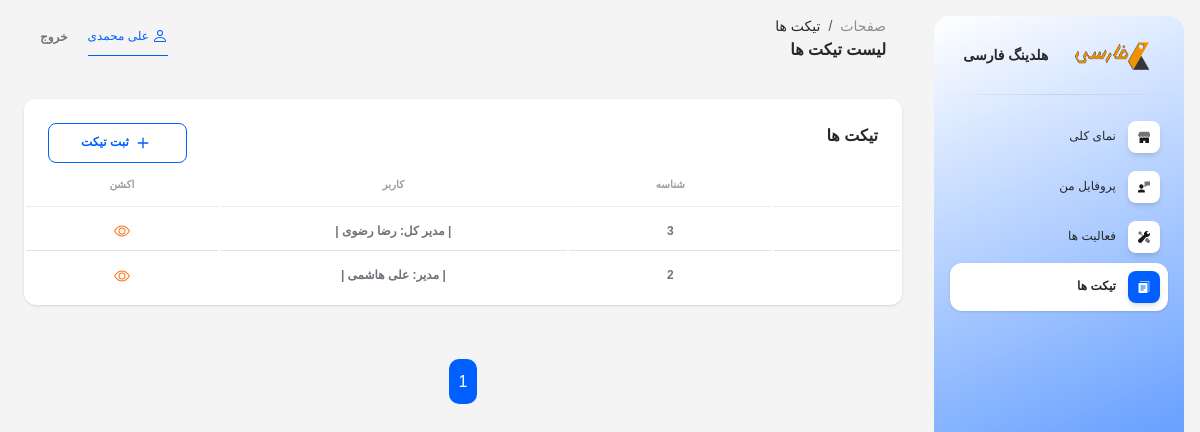
The app's page /employee/tickets/ (signed in) with its own data.
### app/models.py (models this page shows)
class CustomUser(AbstractUser):
    USER_TYPE_CHOICES = (
        ('1', 'مدیر کل'),
        ('2', 'مدیر'),
        ('3', 'کارمند'),
    )
    user_type = models.CharField(verbose_name='سطح کاربر', max_length=10, choices=USER_TYPE_CHOICES, default='1')
    manager = models.ForeignKey(
        'self',
        on_delete=models.SET_NULL,
        null=True,
        blank=True,
        related_name='manager_employees',
        limit_choices_to={'user_type': '2'},
        verbose_name='مدیر'
    )
    class Meta:
        verbose_name = 'کاربر'
        verbose_name_plural = 'کاربران'
    def __str__(self):
        return f'{self.get_user_type_display()}: {self.get_full_name()}'

class Conversation(models.Model):
    users = models.ManyToManyField(CustomUser, related_name='users_conversations', verbose_name='کاربران تیکت')
    class Meta:
        verbose_name = 'تیکت'
        verbose_name_plural = 'تیکت ها'

### app/views.py (the view)
# urls.py: path('employee/tickets/', views.EmployeeTicketListView.as_view(), name='employee_tickets'),
class EmployeeTicketListView(LoginRequiredMixin, mixins.RoleRequiredMixin, ListView):
    allowed_roles = ['3']
    model = models.Conversation
    template_name = 'employee/tickets.html'
    context_object_name = 'tickets'
    paginate_by = 100
    ordering = '-id'
    def get_queryset(self):
        return super().get_queryset().filter(users=self.request.user)
    def get_context_data(self, **kwargs):
        context = super().get_context_data(**kwargs)
        current_user = self.request.user
        unseen_counts = {}
        for conversation in context['tickets']:
            unseen_count = conversation.conversation_messages.filter(
                seen=False
            ).exclude(user=current_user).count()
            unseen_counts[conversation.id] = unseen_count
        context['unseen_counts'] = unseen_counts
        return context

### app/mixins.py (called while the page is built)
    def dispatch(self, request, *args, **kwargs):
        if not request.user.is_authenticated:
            raise PermissionDenied("ابتدا باید وارد شوید.")
        if str(request.user.user_type) not in self.allowed_roles:
            raise PermissionDenied("شما دسترسی لازم را ندارید.")
        return super().dispatch(request, *args, **kwargs)

### app/templatetags/custom_tags.py (called while the page is built)
@register.filter
def get_item(dictionary, key):
    return dictionary.get(key)

### app/views.py (called while the page is built)
def custom_context(request):
    if request.user.is_authenticated:
        not_seen_messages = models.Message.objects.filter(conversation__users=request.user, seen=False).exclude(user=request.user)
        return {
            'not_seen_messages_count': not_seen_messages.count(),
        }
    else:
        return {
            'not_login': True,
        }

### templates/employee/tickets.html (shortened to what this page needs)
{% extends 'base_employee_dashboard.html' %}
{% load static %}
{% block page1 %}
تیکت ها
{% endblock %}
{% block page2 %}
لیست تیکت ها
{% endblock %}
{% block content %}
<div class="col-12">
    {% include "includes/tables/employee/ticket_table.html" with title="تیکت ها" %}
</div>
<div class="col-12">
    {% include "includes/paginations/pagination.html" %}
</div>
{% endblock %}

### templates/base_employee_dashboard.html (shortened to what this page needs)
{% load static %}
<!DOCTYPE html>
<html lang="fa" dir="rtl">
<head>
    <link type="text/css" rel="stylesheet" href="{% static 'css/jalalidatepicker.min.css' %}" />
    <link id="pagestyle" href="{% static 'css/soft-ui-dashboard.css' %}" rel="stylesheet" />
</head>
<body class="g-sidenav-show rtl bg-gray-100">
    <aside
        class="sidenav navbar navbar-vertical navbar-expand-xs border-0 border-radius-xl my-3 fixed-end me-3 rotate-caret"
        id="sidenav-main" style="background: #FFFFFF;
background: linear-gradient(157deg, rgba(255, 255, 255, 1) 0%, #0060ff 100%);">
        <div class="sidenav-header">
            <div class="navbar-brand m-0" target="_blank">
                <img src="{% static 'img/logo.png' %}" class="navbar-brand-img h-100" alt="main_logo">
                <span class="me-1 font-weight-bold">هلدینگ فارسی</span>
            </div>
        </div>
        <hr class="horizontal dark mt-0">
        <div class="collapse navbar-collapse px-0 w-auto " id="sidenav-collapse-main">
            <ul class="navbar-nav">
                <li class="nav-item">
                    <a class="nav-link {% if '/dashboard/' in request.path %} active {% endif %}"
                        href="{% url 'employee_dashboard' %}">
                        <div
                            class="icon icon-shape icon-sm shadow border-radius-md bg-white text-center ms-2 d-flex align-items-center justify-content-center">
                        </div>
                        <span class="nav-link-text me-1">نمای کلی</span>
                    </a>
                </li>
                <li class="nav-item">
                    <a class="nav-link {% if '/profiles/' in request.path %} active {% endif %}"
                        {% if request.user.user_profile %}
                        href="{% url 'employee_profile' request.user.user_profile.id %}"
                        {% else %}
                        href="{% url 'employee_add_profile' %}"
                        {% endif %}>
                        <div
                            class="icon icon-shape icon-sm shadow border-radius-md bg-white text-center ms-2 d-flex align-items-center justify-content-center">
                        </div>
                        <span class="nav-link-text me-1">پروفایل من</span>
                    </a>
                </li>
                {% if request.user.user_profile.status == '2' %}
                <li class="nav-item">
                    <a class="nav-link {% if '/activities/' in request.path %} active {% endif %}" href="{% url 'employee_activities' %}">
                        <div
                            class="icon icon-shape icon-sm shadow border-radius-md bg-white text-center ms-2 d-flex align-items-center justify-content-center">
                        </div>
                        <span class="nav-link-text me-1">فعالیت ها</span>
                    </a>
                </li>
                <li class="nav-item">
                    <a class="nav-link {% if '/tickets/' in request.path %} active {% endif %}" href="{% url 'employee_tickets' %}">
                        <div
                            class="icon icon-shape icon-sm shadow border-radius-md bg-white text-center ms-2 d-flex align-items-center justify-content-center">
                        </div>
                        <span class="nav-link-text me-1">تیکت ها</span>
                    </a>
                </li>
                {% endif %}
            </ul>
        </div>
    </aside>
    <main class="main-content position-relative max-height-vh-100 h-100 border-radius-lg overflow-x-hidden">
        <nav class="navbar navbar-main navbar-expand-lg px-0 mx-4 shadow-none border-radius-xl" id="navbarBlur"
            navbar-scroll="true">
            <div class="container-fluid py-1 px-3">
                <nav aria-label="breadcrumb">
                    <ol class="breadcrumb bg-transparent mb-0 pb-0 pt-1 px-0 ">
                        <li class="breadcrumb-item text-sm ps-2"><a class="opacity-5 text-dark"
                                href="javascript:;">صفحات</a></li>
                        <li class="breadcrumb-item text-sm text-dark active" aria-current="page">
                            {% block page1 %} {% endblock %}
                        </li>
                    </ol>
                    <h6 class="font-weight-bolder mb-0">{% block page2 %} {% endblock %}</h6>
                </nav>
                <div class="collapse navbar-collapse mt-sm-0 mt-2 px-0" id="navbar">
                    <ul class="navbar-nav me-auto ms-0 justify-content-end">
                        <div
                            style="border: none; outline: none; margin-left: 20px; border-bottom: 1px solid #0060ff; color: #0060ff; padding: 8px 0; font-size: 0.75rem; font-weight: 500;">
                            {% if user.get_full_name %}
                            {{ user.get_full_name }}
                            {% else %}
                            {{ user.username }}
                            {% endif %}
                        </div>
                        <li class="nav-item d-flex align-items-center">
                            <form action="{% url 'logout' %}" method="post">
                                <button type="submit" class="nav-link text-body font-weight-bold px-0">خروج</button>
                            </form>
                        </li>
                    </ul>
                </div>
            </div>
        </nav>
        <div class="container-fluid py-4">
            {% block content %}
            {% endblock %}
        </div>
    </main>
</body>
</html>

### templates/includes/tables/employee/ticket_table.html (shortened to what this page needs)
{% load custom_tags %}
<div class="card mb-4">
    <div class="card-header pb-0" style="display: flex; justify-content: space-between;">
        <h6>{{ title }}</h6>
        {% if no_add != 'true' %}
        <button
            style="background-color: #fff; border: 1px solid #0060ff; border-radius: 0.5rem; color: #0060ff; padding: 8px 32px; font-size: 0.75rem; font-weight: 700;">
            <a href="{% url 'employee_add_ticket' %}" style="color: #0060ff;">
                <svg xmlns="http://www.w3.org/2000/svg" width="22" height="22" fill="currentColor"
                    class="bi bi-plus" viewBox="0 0 16 16">
                    <path
                        d="M8 4a.5.5 0 0 1 .5.5v3h3a.5.5 0 0 1 0 1h-3v3a.5.5 0 0 1-1 0v-3h-3a.5.5 0 0 1 0-1h3v-3A.5.5 0 0 1 8 4" />
                </svg>
                ثبت تیکت
            </a>
        </button>
        {% endif %}
    </div>
    <div class="card-body px-0 pt-0 pb-2">
        <div class="table-responsive p-0">
            <table class="table align-items-center mb-0">
                <thead>
                    <tr>
                        <th class="text-center text-uppercase text-secondary text-xxs font-weight-bolder opacity-7"></th>
                        <th class="text-center text-uppercase text-secondary text-xxs font-weight-bolder opacity-7">
                            شناسه</th>
                        <th class="text-center text-uppercase text-secondary text-xxs font-weight-bolder opacity-7">
                            کاربر</th>
                        <th class="text-center text-uppercase text-secondary text-xxs font-weight-bolder opacity-7">
                            اکشن</th>
                    </tr>
                </thead>
                <tbody>
                    {% for ticket in tickets %}
                    <tr style="position: relative;">
                        <td class="align-middle text-center" style="position: relative;">
                        </td>
                        <td class="align-middle text-center">
                            <span class="text-secondary text-xs font-weight-bold">{{ ticket.id }}</span>
                        </td>
                        <td class="align-middle text-center">
                            {% for user in ticket.users.all %}
                            {% if user != request.user %}
                            <span class="text-secondary text-xs font-weight-bold">| {{ user }} |</span>
                            {% endif %}
                            {% endfor %}
                        </td>
                        <td class="align-middle text-center">
                            <a href="{% url 'chat' ticket.id %}" title="جزئیات" style="padding: 0 4px;">
                                <span class="text-secondary text-xs font-weight-bold">
                                </span>
                            </a>
                        </td>
                    </tr>
                    {% empty %}
                    <tr>
                        <td colspan="4" class="align-middle text-center">
                            <span class="text-secondary text-xs font-weight-bold">موردی یافت نشد</span>
                        </td>
                    </tr>
                    {% endfor %}
                </tbody>
            </table>
        </div>
    </div>
</div>

### records on screen
CustomUser: get_full_name "علی محمدی"
Conversation: id "3"
CustomUser: user_type+first_name+last_name "مدیر کل: رضا رضوی"
Conversation: id "2"
CustomUser: user_type+first_name+last_name "مدیر: علی هاشمی"

### other values on screen
{{ title }} "تیکت ها"
{{ num }} "1"
